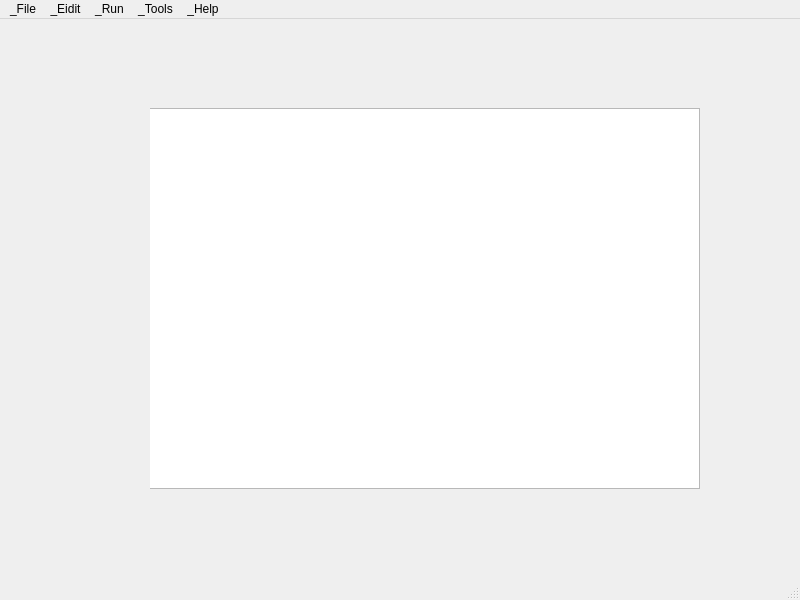
<?xml version="1.0" encoding="UTF-8"?>
<ui version="4.0">
 <class>MainWindow</class>
 <widget class="QMainWindow" name="MainWindow">
  <property name="geometry">
   <rect>
    <x>0</x>
    <y>0</y>
    <width>800</width>
    <height>600</height>
   </rect>
  </property>
  <property name="windowTitle">
   <string>MainWindow</string>
  </property>
  <widget class="QWidget" name="centralwidget">
   <widget class="QWidget" name="widget" native="true">
    <property name="geometry">
     <rect>
      <x>150</x>
      <y>80</y>
      <width>551</width>
      <height>391</height>
     </rect>
    </property>
    <widget class="QScrollArea" name="scrollArea">
     <property name="geometry">
      <rect>
       <x>-1</x>
       <y>9</y>
       <width>551</width>
       <height>381</height>
      </rect>
     </property>
     <property name="widgetResizable">
      <bool>true</bool>
     </property>
     <widget class="QWidget" name="scrollAreaWidgetContents">
      <property name="geometry">
       <rect>
        <x>0</x>
        <y>0</y>
        <width>549</width>
        <height>379</height>
       </rect>
      </property>
      <widget class="QTextBrowser" name="textBrowser">
       <property name="geometry">
        <rect>
         <x>-155</x>
         <y>-89</y>
         <width>801</width>
         <height>581</height>
        </rect>
       </property>
      </widget>
     </widget>
    </widget>
   </widget>
  </widget>
  <widget class="QMenuBar" name="menubar">
   <property name="geometry">
    <rect>
     <x>0</x>
     <y>0</y>
     <width>800</width>
     <height>22</height>
    </rect>
   </property>
   <widget class="QMenu" name="menu_File">
    <property name="title">
     <string>_File</string>
    </property>
    <addaction name="actionNew_Project"/>
    <addaction name="actionOpen_Project"/>
    <addaction name="actionImport_Sequence_List"/>
    <addaction name="separator"/>
    <addaction name="actionSave_Project"/>
    <addaction name="actionSave_Project_As"/>
    <addaction name="separator"/>
    <addaction name="actionPrint_Project"/>
    <addaction name="actionPrint_Communication"/>
    <addaction name="separator"/>
    <addaction name="actionExit"/>
   </widget>
   <widget class="QMenu" name="menu_Edit">
    <property name="title">
     <string>_Eidit</string>
    </property>
    <addaction name="actionEdit_Send_Sequence_List"/>
    <addaction name="actionEdit_Receive_Sequence_List"/>
    <addaction name="actionSwap_Send_and_Receive_Sequence_List"/>
    <addaction name="separator"/>
    <addaction name="actionFind_Sequence_in_Communication_Window"/>
   </widget>
   <widget class="QMenu" name="menu_Run">
    <property name="title">
     <string>_Run</string>
    </property>
    <addaction name="actionStart_communication"/>
    <addaction name="actionStop_Communication"/>
   </widget>
   <widget class="QMenu" name="menu_Tools">
    <property name="title">
     <string>_Tools</string>
    </property>
    <addaction name="actionStart_Communication_Logging"/>
    <addaction name="actionStop_Communication_Logging"/>
    <addaction name="separator"/>
    <addaction name="actionStart_Snapshot_Mode"/>
    <addaction name="actionStop_Snapshot_Mode"/>
    <addaction name="separator"/>
    <addaction name="actionRestore_Documentation_Area"/>
    <addaction name="actionKeyboard_Consol_Off"/>
    <addaction name="separator"/>
    <addaction name="actionRestore_Documentation_Area_2"/>
    <addaction name="actionMinimize_Sequence_List"/>
    <addaction name="separator"/>
    <addaction name="actionProject_Settings"/>
    <addaction name="actionOptions"/>
    <addaction name="separator"/>
    <addaction name="actionExpert_Options"/>
   </widget>
   <widget class="QMenu" name="menu_Help">
    <property name="title">
     <string>_Help</string>
    </property>
    <addaction name="actionqPierLight_Help"/>
   </widget>
   <addaction name="menu_File"/>
   <addaction name="menu_Edit"/>
   <addaction name="menu_Run"/>
   <addaction name="menu_Tools"/>
   <addaction name="menu_Help"/>
  </widget>
  <widget class="QStatusBar" name="statusbar">
   <property name="toolTip">
    <string>Status of program</string>
   </property>
  </widget>
  <action name="actionNew_Project">
   <property name="text">
    <string>New Project</string>
   </property>
  </action>
  <action name="actionOpen_Project">
   <property name="text">
    <string>Open Project...</string>
   </property>
  </action>
  <action name="actionImport_Sequence_List">
   <property name="text">
    <string>Import Sequence List</string>
   </property>
  </action>
  <action name="actionSave_Project">
   <property name="text">
    <string>Save Project</string>
   </property>
  </action>
  <action name="actionSave_Project_As">
   <property name="text">
    <string>Save Project As</string>
   </property>
  </action>
  <action name="actionPrint_Project">
   <property name="text">
    <string>Print Project...</string>
   </property>
  </action>
  <action name="actionPrint_Communication">
   <property name="text">
    <string>Print Communication</string>
   </property>
  </action>
  <action name="actionExit">
   <property name="text">
    <string>Exit</string>
   </property>
  </action>
  <action name="actionEdit_Send_Sequence_List">
   <property name="text">
    <string>Edit Send Sequence List...</string>
   </property>
  </action>
  <action name="actionEdit_Receive_Sequence_List">
   <property name="text">
    <string>Edit Receive Sequence List...</string>
   </property>
  </action>
  <action name="actionSwap_Send_and_Receive_Sequence_List">
   <property name="text">
    <string>Swap Send and Receive Sequence List</string>
   </property>
  </action>
  <action name="actionFind_Sequence_in_Communication_Window">
   <property name="text">
    <string>Find Sequence in Communication Window...</string>
   </property>
  </action>
  <action name="actionStart_communication">
   <property name="text">
    <string>Start Communication</string>
   </property>
  </action>
  <action name="actionStop_Communication">
   <property name="text">
    <string>Stop Communication</string>
   </property>
  </action>
  <action name="actionStart_Communication_Logging">
   <property name="text">
    <string>Start Communication Logging...</string>
   </property>
  </action>
  <action name="actionStop_Communication_Logging">
   <property name="text">
    <string>Stop Communication Logging...</string>
   </property>
  </action>
  <action name="actionStart_Snapshot_Mode">
   <property name="text">
    <string>Start Snapshot Mode...</string>
   </property>
  </action>
  <action name="actionStop_Snapshot_Mode">
   <property name="text">
    <string>Stop Snapshot Mode...</string>
   </property>
  </action>
  <action name="actionRestore_Documentation_Area">
   <property name="text">
    <string>Keyboard Consol On</string>
   </property>
  </action>
  <action name="actionKeyboard_Consol_Off">
   <property name="text">
    <string>Keyboard Consol Off</string>
   </property>
  </action>
  <action name="actionRestore_Documentation_Area_2">
   <property name="text">
    <string>Restore Documentation Area</string>
   </property>
  </action>
  <action name="actionMinimize_Sequence_List">
   <property name="text">
    <string>Minimize Sequence List</string>
   </property>
  </action>
  <action name="actionProject_Settings">
   <property name="text">
    <string>Project Settings...</string>
   </property>
  </action>
  <action name="actionOptions">
   <property name="text">
    <string>Options...</string>
   </property>
  </action>
  <action name="actionExpert_Options">
   <property name="text">
    <string>Expert Options...</string>
   </property>
  </action>
  <action name="actionqPierLight_Help">
   <property name="text">
    <string>About</string>
   </property>
  </action>
  <action name="actionWelcome_Screen_and_Examples">
   <property name="text">
    <string>Welcome Screen and Examples...</string>
   </property>
  </action>
 </widget>
 <resources/>
 <connections/>
</ui>
